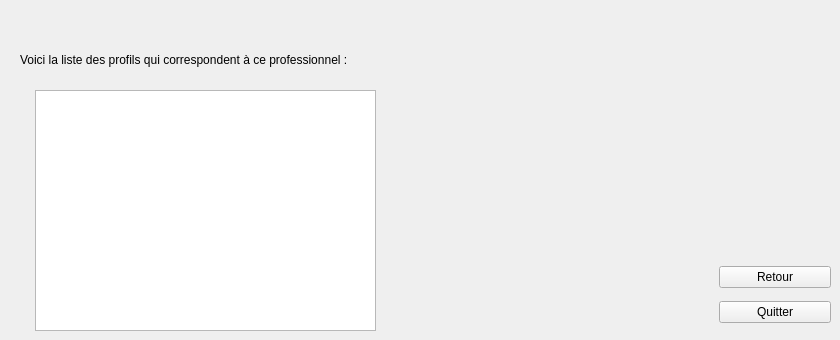
    <widget class="QWidget" name="page_22">
     <widget class="QTextBrowser" name="textBrowser_21">
      <property name="geometry">
       <rect>
        <x>35</x>
        <y>90</y>
        <width>341</width>
        <height>241</height>
       </rect>
      </property>
     </widget>
     <widget class="QWidget" name="verticalLayoutWidget_27">
      <property name="geometry">
       <rect>
        <x>719</x>
        <y>259</y>
        <width>112</width>
        <height>71</height>
       </rect>
      </property>
      <layout class="QVBoxLayout" name="verticalLayout_27">
       <item>
        <widget class="QPushButton" name="pushButton_66">
         <property name="text">
          <string>Retour</string>
         </property>
        </widget>
       </item>
       <item>
        <widget class="QPushButton" name="pushButton_67">
         <property name="text">
          <string>Quitter</string>
         </property>
        </widget>
       </item>
      </layout>
     </widget>
     <widget class="QLabel" name="label_44">
      <property name="geometry">
       <rect>
        <x>20</x>
        <y>50</y>
        <width>371</width>
        <height>20</height>
       </rect>
      </property>
      <property name="text">
       <string>Voici la liste des profils qui correspondent à ce professionnel :</string>
      </property>
     </widget>
     <widget class="QLabel" name="label_45">
      <property name="geometry">
       <rect>
        <x>120</x>
        <y>20</y>
        <width>591</width>
        <height>20</height>
       </rect>
      </property>
      <property name="text">
       <string/>
      </property>
     </widget>
    </widget>
